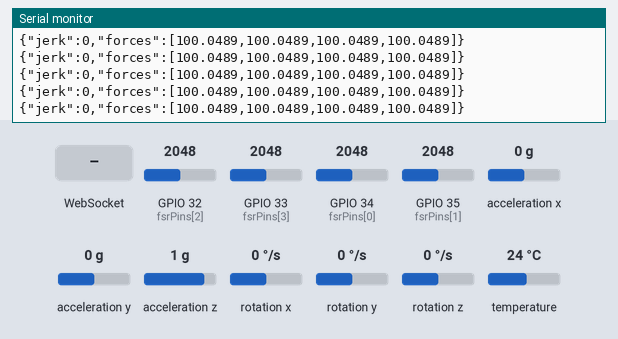
This sketch was run on a simulated ESP32. On the bench: the last lines printed to the serial monitor. Inputs (shaded band) come from the test bench; at power-on: acceleration x 0 g, GPIO 32 (fsrPins[2]) = 2048, GPIO 33 (fsrPins[3]) = 2048, GPIO 34 (fsrPins[0]) = 2048, GPIO 35 (fsrPins[1]) = 2048, acceleration y 0 g, acceleration z 1 g, rotation x 0 °/s, rotation y 0 °/s, rotation z 0 °/s, temperature 24 °C. WiFi joins after 1.5 s; servers stay silent unless stated.

Above: at 3.3 s.
3.4 s: WebSocket text "1" received
5.0 s: acceleration x set to -1.4 g
At 5.31 s:
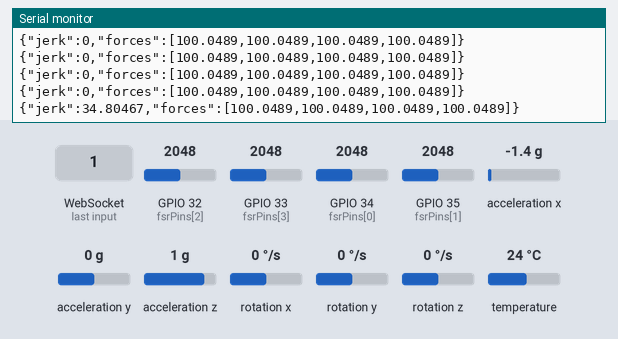
6.5 s: GPIO 32 (fsrPins[2]) set to 2866
At 6.74 s:
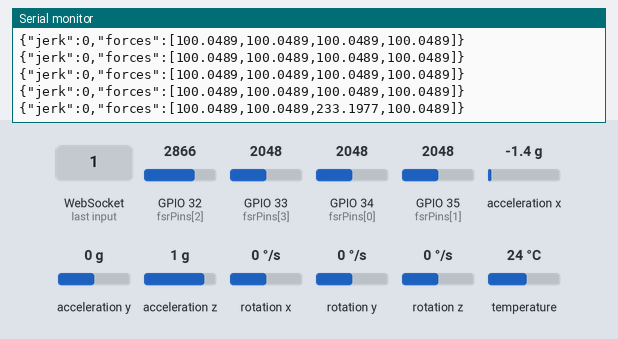
8.0 s: GPIO 33 (fsrPins[3]) set to 2866
At 8.16 s:
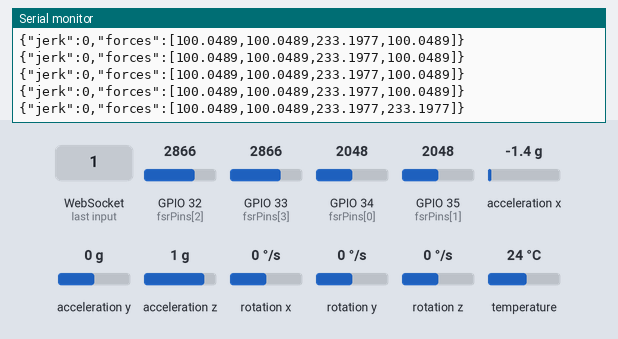
9.5 s: GPIO 34 (fsrPins[0]) set to 2866
At 9.58 s:
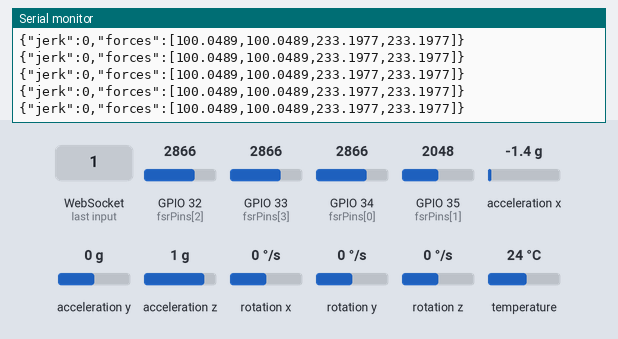
11.0 s: GPIO 35 (fsrPins[1]) set to 2866
At 11.01 s:
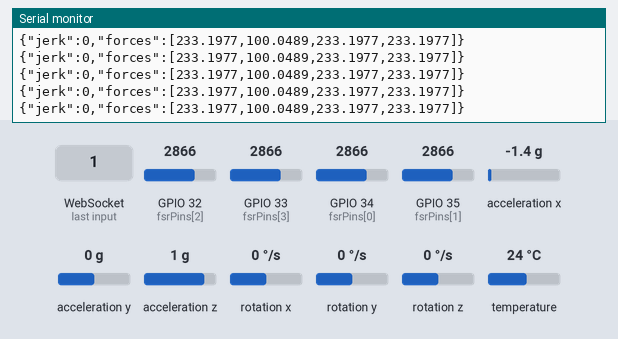

The sketch:

motion_detection.ino
```cpp
#include <Adafruit_MPU6050.h>
#include <Adafruit_Sensor.h>
#include <Wire.h>
#include <WiFi.h>
#include <WebSocketsServer.h>
#include <ArduinoJson.h>

const char* ssid = "name";
const char* password = "pass";

WebSocketsServer webSocket = WebSocketsServer(80);


float acceleration;
float rotational;
float jerk;
float force;


const int fsrPins[4] = {34, 35, 32, 33};
const float VCC = 3.3; // Voltage supplied to the FSR circuit
const float R = 10000; // Value of the fixed resistor in the voltage divider (10kÎ©)

float previousAcceleration = 0;
unsigned long previousTime = 0;

Adafruit_MPU6050 mpu;


void webSocketEvent (uint8_t num, WStype_t type, uint8_t* payload, size_t lenght){

  switch(type){
    case WStype_CONNECTED:
      Serial.println("Client Connected");
      break;
    case WStype_DISCONNECTED:
      Serial.println("Client Disconencted");
      break;
  }
}

void sendSensorData(float jerk, float weight[4]){

  StaticJsonDocument<200> jsonDoc;

  jsonDoc["jerk"] = jerk;

  JsonArray array = jsonDoc.createNestedArray("forces");
  for (int i = 0; i < 4; i++){
    array.add(weight[i]);
  }

  String jsonString ="";
  serializeJson(jsonDoc, jsonString);
  Serial.println(jsonString);
  webSocket.broadcastTXT(jsonString);

}


void setup(void) {
	Serial.begin(115200);

    // Connect to Wi-Fi
    WiFi.begin(ssid, password);
    while (WiFi.status() != WL_CONNECTED) {
        delay(1000);
        Serial.println("Connecting to WiFi...");
    }
    Serial.println("Connected to WiFi");
    Serial.println(WiFi.localIP()); // Print the IP address of the ESP32


  for (int i = 0; i < 4; i++) {
      pinMode(fsrPins[i], INPUT);
  }

	// Try to initialize!
	if (!mpu.begin()) {
		Serial.println("Failed to find MPU6050 chip");
		while (1) {
		  delay(10);
		}
	}
	Serial.println("MPU6050 Found!");

	// set accelerometer range to +-8G
	mpu.setAccelerometerRange(MPU6050_RANGE_8_G);

	// set gyro range to +- 500 deg/s
	mpu.setGyroRange(MPU6050_RANGE_500_DEG);

	// set filter bandwidth to 21 Hz
	mpu.setFilterBandwidth(MPU6050_BAND_21_HZ);

  // Start WebSocket server
  webSocket.begin();
  webSocket.onEvent(webSocketEvent);

	delay(100);
}


void loop() {

  webSocket.loop();
  float weight[4];


	/* Get new sensor events with the readings */
	sensors_event_t a, g, temp;
	mpu.getEvent(&a, &g, &temp);

  acceleration = abs(sqrt(a.acceleration.x *a.acceleration.x + a.acceleration.y * a.acceleration.y + a.acceleration.z * a.acceleration.z)-9);
  rotational = sqrt(g.gyro.x *g.gyro.x + g.gyro.y * g.gyro.y + g.gyro.z * g.gyro.z);

  if (acceleration > 10000)
    acceleration = 0;

  if (rotational > 10000)
    rotational = 0;

  for (int i = 0; i < 4; i++) {
    int rawValue = analogRead(fsrPins[i]); // Read the raw analog value from the FSR
    // Serial.print(i);
    // Serial.print(": ");
    // Serial.print(rawValue);
    // Serial.println("N");
    float voltage = rawValue * (VCC / 4095.0); // Convert the raw value to voltage
    float fsrResistance = (VCC - voltage) * R / voltage; // Calculate the FSR resistance
    float force = (1000.0 / fsrResistance) * 1000.0;
    //force = acceleration*pow(49683/fsrResistance ,1.4706);
    weight[i] = force;

   }

  unsigned long currentTime = millis();
  float dt = (currentTime - previousTime) / 1000.0;

  if (previousTime != 0) { // Skip the first iteration
    jerk = abs((acceleration - previousAcceleration) / dt);
  }

  // Update previous acceleration and time
  previousAcceleration = acceleration;
  previousTime = currentTime;

  sendSensorData(jerk, weight);

  // Serial.print(acceleration);
	// Serial.println(" m/s^2");

  // Serial.print(jerk);;
  // Serial.println("m/s^3");

  // for (int i = 0; i < 4; i++) {
  //   Serial.print(i);
  //   Serial.print(": ");
  //   Serial.print(weight[i]);
  //   Serial.println("N");
  //  }


	Serial.println("");
	delay(200);
}
```

Measured:
- after the input at 5.0 s, the serial monitor: prints a new line after 0.16 s (image 1)
- after the input at 6.5 s, the serial monitor: prints a new line after 0.08 s (image 2)
- after the input at 8.0 s, the serial monitor: prints a new line at once (image 3)
